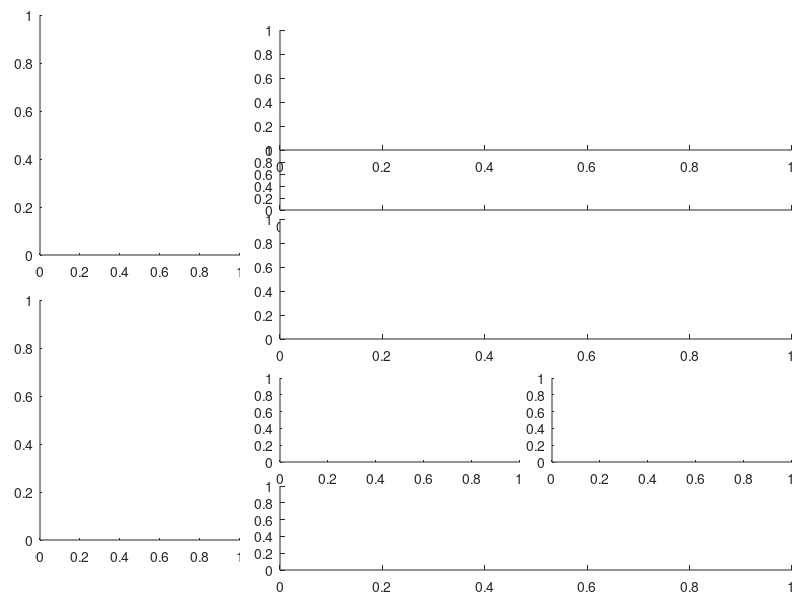

This figure's MATLAB source:
function figIdDat=makeFigDataMon()
fid=figure('Position', [300, 100, 1200, 640], ...
           'Name', 'TransAdapt: Data monitor');
axes1=subplot('Position', [0.05 ,0.575, 0.25, 0.4]);   % Input waveform
axes2=subplot('Position', [0.05, 0.1, 0.25, 0.4]);   % Output waveform

axes4=subplot('Position', [0.35, 0.23, 0.30, 0.14]);
axes5=subplot('Position', [0.35, 0.05, 0.64, 0.14]);
axes7=subplot('Position', [0.69, 0.23, 0.30, 0.14]);

axes3 = subplot('Position', [0.35, 0.650, 0.64, 0.100]);
axes6 = subplot('Position', [0.35, 0.750, 0.64, 0.200]);
axes8 = subplot('Position', [0.35, 0.435, 0.64, 0.200]);

% axes5=subplot('Position',[0.7,0.575,0.275,0.4]);
% axes6=subplot('Position',[0.7,0.1,0.275,0.4]);
figIdDat = [fid, axes1, axes2, axes3, axes4, axes5, axes6, axes7, axes8];
return